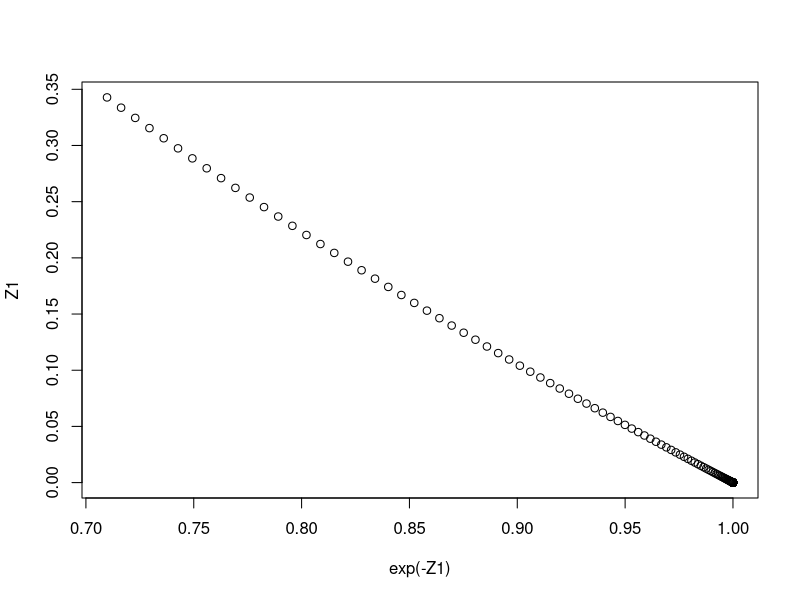
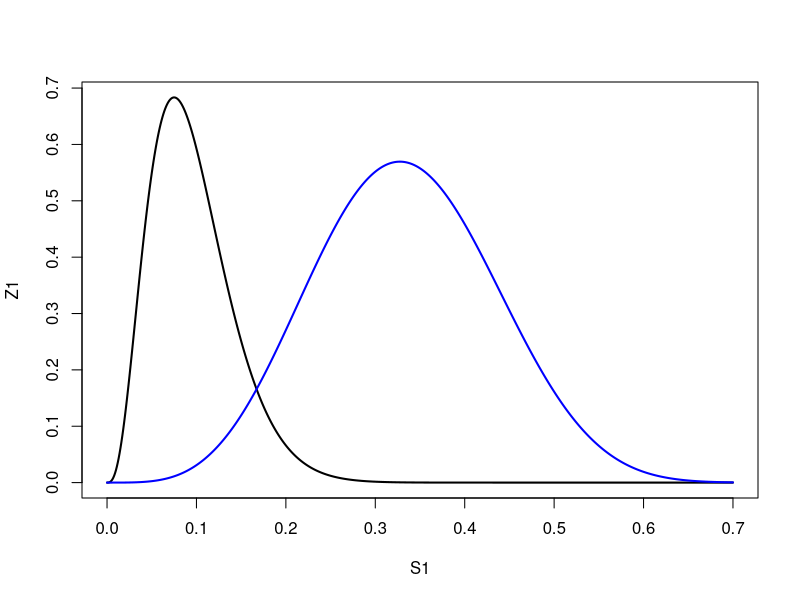
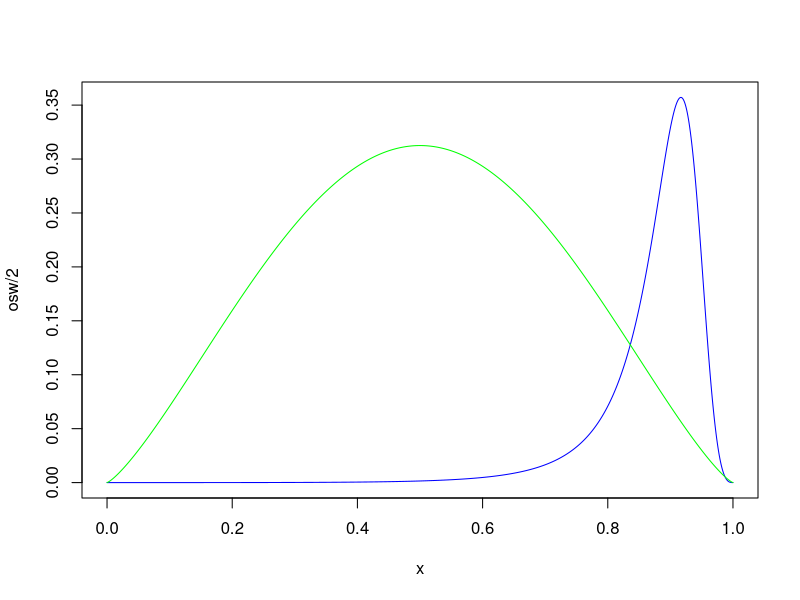
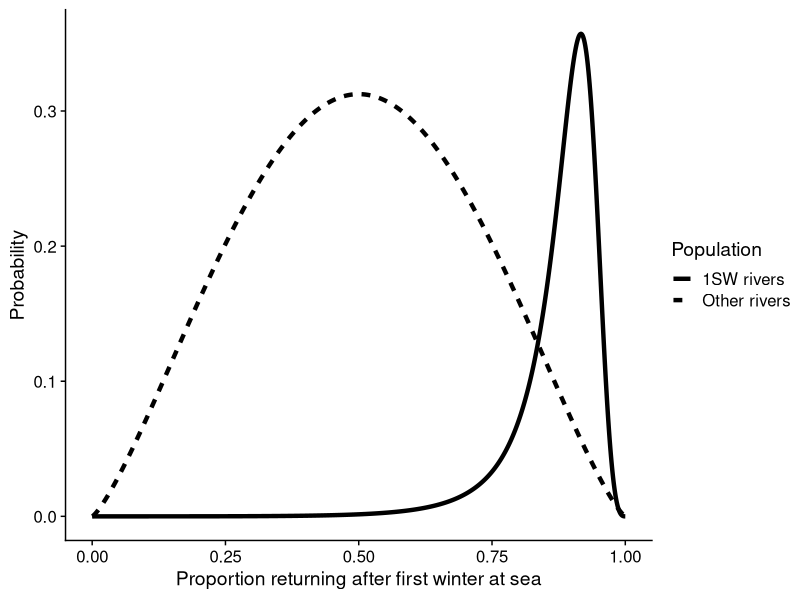
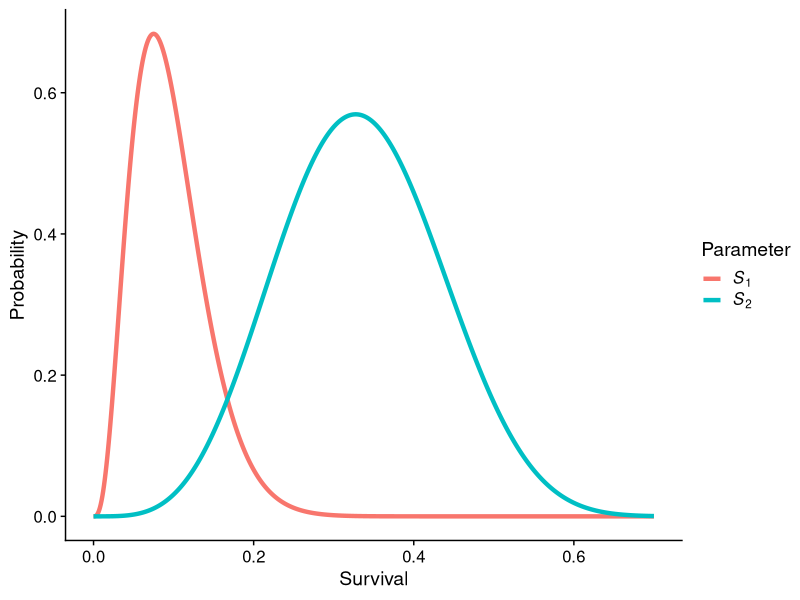
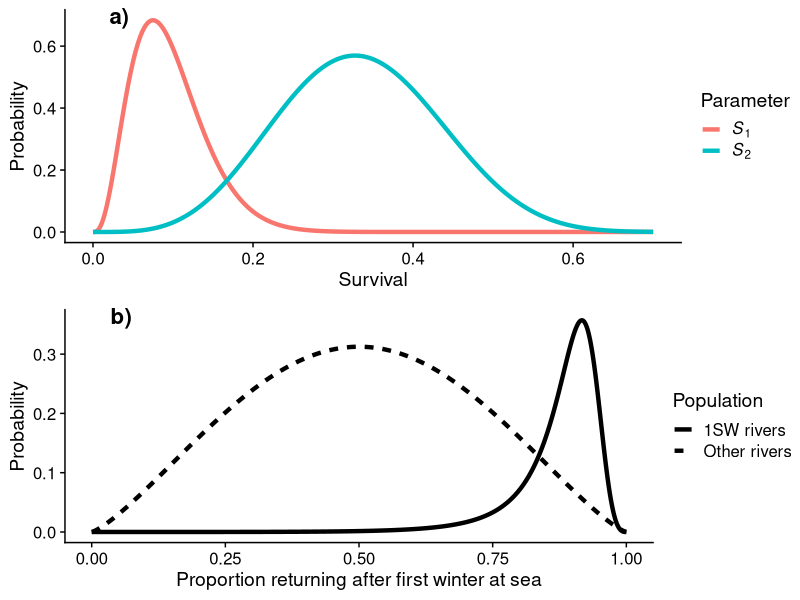
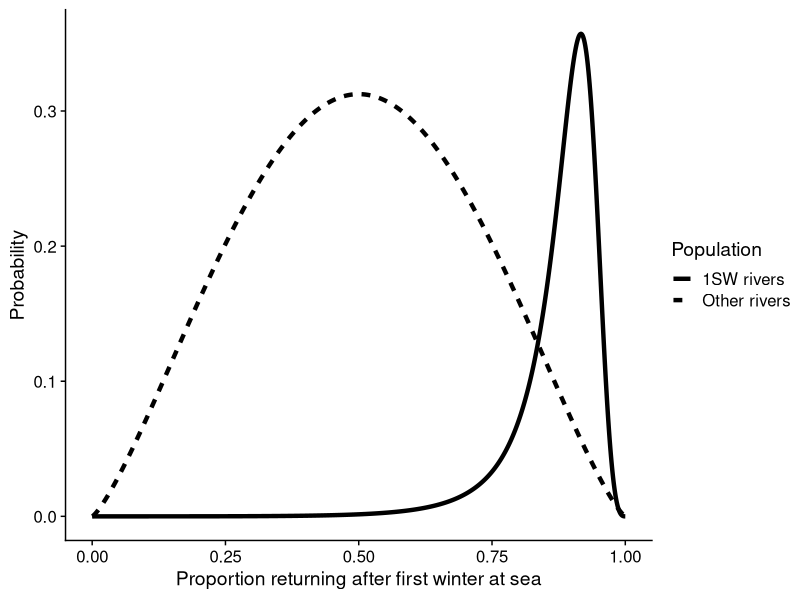
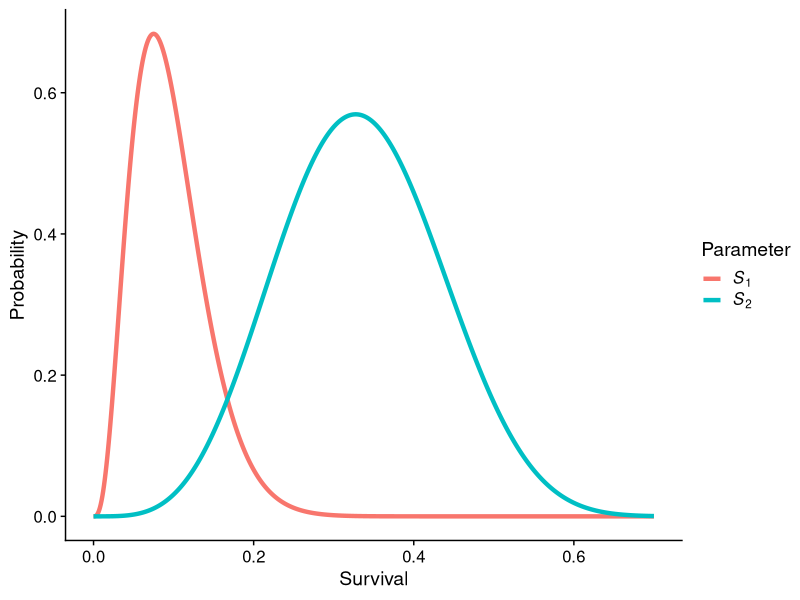

The R source for these figures, in order:
library(tidyverse)
library(cowplot)


# S1 and S2 priors
x <- seq(0.01,2,by=0.01)
Z1 <- dlnorm(x, 1, 0.22)
exp(-Z1)
plot(Z1~exp(-Z1))

Z2 ~ lognormal(0.2, 0.3);

S1 <- seq(0.000,0.7, by = 0.001)

Z1 <- dlnorm(-log(S1), 1, 0.22)
Z2 <- dlnorm(-log(S1), 0.2, 0.3)
plot(Z1~S1, type = "l", lwd = 2)
lines(Z2/2~S1, lwd =2, col = "blue")

s1df <- data.frame(Survival = S1,
           Probability = Z1,
           Parameter = "S1")
s2df <- data.frame(Survival = S1,
                   Probability = Z2/2,
                   Parameter = "S2")

df1 <- bind_rows(s1df, s2df) %>% as_tibble() 

# Pr priors

x <- seq(0,1, by = 0.001)

# Prior for Conne
osw <- dlogis(qlogis(x), 2.4, 0.35)
plot(osw/2~x, type = "l", col ="blue")

# Prior for others
tsw <- dlogis(qlogis(x), 0, 0.8)
lines(tsw~x, col = "green")

pr1 <- data.frame(Proportion = x,
                  Probability = osw/2,
                  Population = "1SW rivers")

pr2 <- data.frame(Proportion = x,
                  Probability = tsw,
                  Population = "Other rivers")

df2 <- bind_rows(pr1, pr2) %>% as_tibble() 


prpriors <- ggplot(df2, aes(Proportion, Probability, linetype = Population)) + geom_line(size = 1.5) + 
  theme_cowplot() + xlab("Proportion returning after first winter at sea") 
prpriors
ggsave("~/Dropbox/2020-ASCF-webinar/pr-priors.png", height = 4, width = 6)

s1priors <- ggplot(df1, aes(Survival, Probability, color = Parameter)) + geom_line(size = 1.5) + 
  scale_colour_discrete(labels = expression(italic(S[1]), italic(S[2]))) +
  theme_cowplot()
s1priors
ggsave("~/Dropbox/2020-ASCF-webinar/surv-priors.png", height = 4, width = 6)

plot_grid(s1priors, prpriors,  labels = c("a)", "b)"), nrow = 2, label_size = 16, label_x = c(0.125, 0.125))
ggsave("figures/priors.png", height = 6.5, width = 5)
